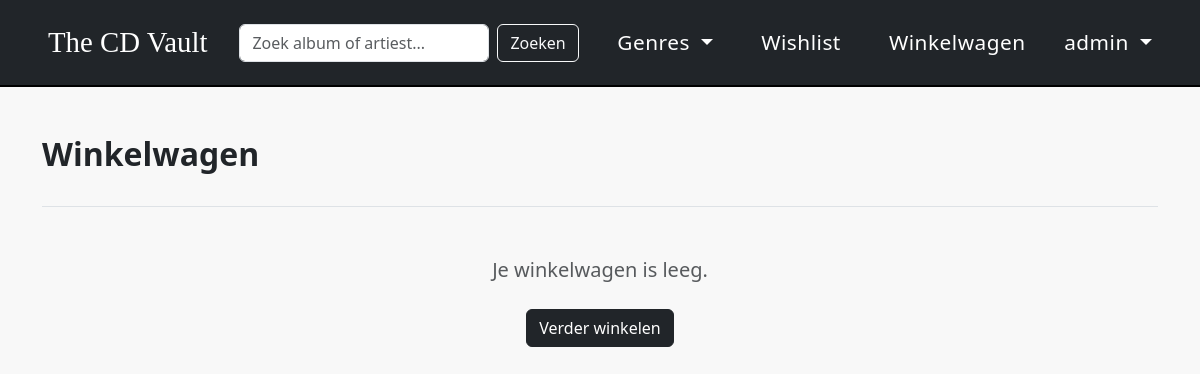
The page /cart (signed in) on the database as committed earlier.
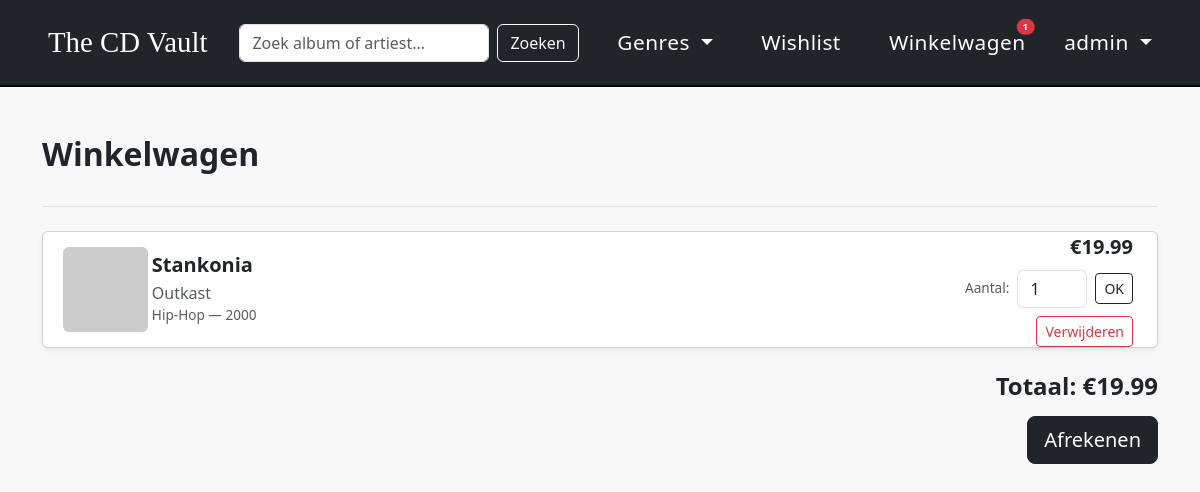
The same page on the database as committed later.
### tables this page shows
CREATE TABLE cart (
            id INTEGER PRIMARY KEY AUTOINCREMENT,
            user_id INTEGER,
            album_id INTEGER,
            quantity INTEGER DEFAULT 1
        );

CREATE TABLE albums (
            id INTEGER PRIMARY KEY AUTOINCREMENT,
            title TEXT NOT NULL,
            artist TEXT NOT NULL,
            genre TEXT NOT NULL,
            year INTEGER,
            price REAL,
            type TEXT,
            cover_url TEXT,
            popularity INTEGER DEFAULT 0
        );

### app.py (the view)
@app.route("/cart")
def cart():
    if "user_id" not in session:
        return redirect("/login")
    con = get_db()
    items = con.execute("""
        SELECT albums.*, cart.quantity FROM albums
        JOIN cart ON albums.id = cart.album_id
        WHERE cart.user_id = ?
    """, (session["user_id"],)).fetchall()
    con.close()
    totaal = sum(item["price"] * item["quantity"] for item in items)
    session["cart_count"] = sum(item["quantity"] for item in items)
    return render_template("cart.html", items=items, totaal=totaal)

### app.py (called while the page is built)
def get_db():
    con = sqlite3.connect(DB)
    con.row_factory = sqlite3.Row
    return con

### Templates/cart.html
{% extends "layout.html" %}
{% block content %}
<div class="py-4 mb-4 border-bottom">
    <h2 class="fw-bold">Winkelwagen</h2>
</div>
{% if items %}
<div class="row g-3">
    {% for item in items %}
    <div class="col-12">
        <div class="card shadow-sm">
            <div class="row g-0 align-items-center">
                <div class="col-md-1">
                    {% if item.cover_url %}
                        <img src="{{ item.cover_url }}" class="img-fluid rounded" alt="{{ item.title }}" style="height: 85px; width: 85px; margin-left: 20px; object-fit: contain;" onerror="this.src='https://placehold.co/80x80?text=?'">
                    {% endif %}
                </div>
                <div class="col-md-7">
                    <div class="card-body">
                        <h5 class="card-title fw-bold mb-1">{{ item.title }}</h5>
                        <p class="card-text text-muted mb-0">{{ item.artist }}</p>
                        <p class="card-text text-muted" style="font-size: 0.85rem;">{{ item.genre }} — {{ item.year }}</p>
                    </div>
                </div>
                <div class="col-md-4 text-end pe-4">
                    <p class="fw-bold fs-5 mb-2">€{{ "%.2f"|format(item.price * item.quantity) }}</p>
                    <form method="POST" action="/cart/update/{{ item.id }}" class="d-flex align-items-center justify-content-end gap-2 mb-2">
                        <label class="text-muted" style="font-size: 0.85rem;">Aantal:</label>
                        <input type="number" name="quantity" value="{{ item.quantity }}" min="1" max="99" class="form-control" style="width: 70px;">
                        <button type="submit" class="btn btn-outline-dark btn-sm">OK</button>
                    </form>
                    <a href="/cart/remove/{{ item.id }}" class="btn btn-outline-danger btn-sm">Verwijderen</a>
                </div>
            </div>
        </div>
    </div>
    {% endfor %}
</div>
<div class="mt-4 text-end">
    <h4 class="fw-bold">Totaal: €{{ "%.2f"|format(totaal) }}</h4>
    <a href="/checkout" class="btn btn-dark btn-lg mt-2">Afrekenen</a>
</div>
{% else %}
<div class="text-center mt-5">
    <p class="text-muted fs-5">Je winkelwagen is leeg.</p>
    <a href="/" class="btn btn-dark mt-2">Verder winkelen</a>
</div>
{% endif %}
{% endblock %}

Rows that differ between the two databases and show on the page:
added cart: title "Stankonia", artist "Outkast", genre "Hip-Hop", year "2000", quantity "1"
now on this page (row unchanged): albums: item.price*item.quantity "19.99"
Other text that changed with them:
{{ session.cart_count }}: (not shown) → "1"
{{ "%.2f"|format(totaal) }}: (not shown) → "19.99"
text no longer shown: "Je winkelwagen is leeg. Verder winkelen"
text now shown: "Totaal: € Afrekenen"
